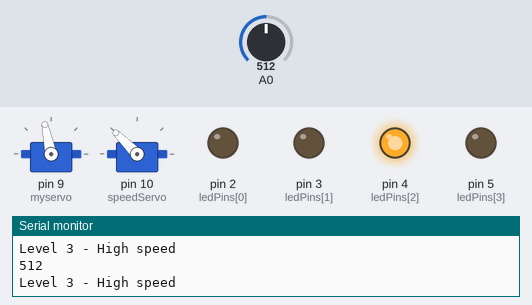
A sketch run on a simulated Arduino Uno, built with avr-gcc and run on an emulated ATmega328P. Shown: 2 × servo, output pins drawn as LEDs (lit = HIGH), the last lines printed to the serial monitor. Inputs (shaded band) come from the test bench; at power-on: A0 = 512.

Above: at 3.3 s.
3.4 s: A0 set to 987
At 5.34 s:
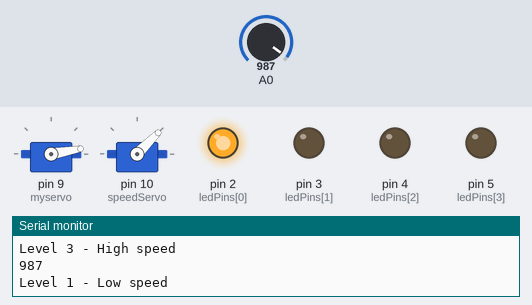
7.5 s: A0 set to 1011
11.0 s: A0 set to 790
At 12.85 s:
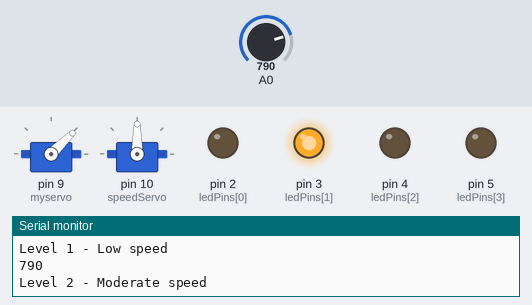
15.1 s: A0 set to 1010
At 17.5 s:
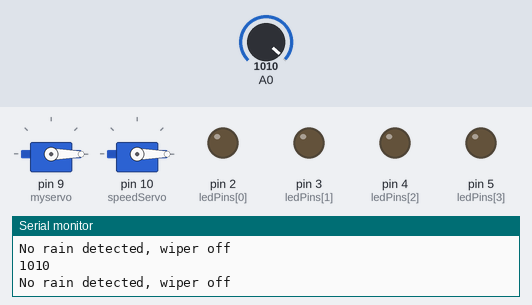
18.5 s: A0 set to 450
At 18.72 s:
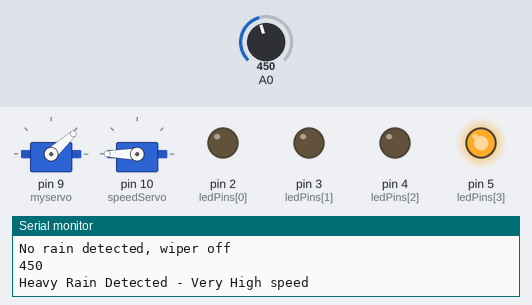
22.0 s: A0 set to 470
At 23.25 s:
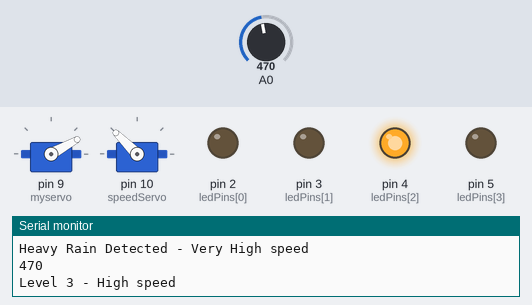
Timing chart, 0 to 26.8 s (numbered marks = the images above; inputs shaded):
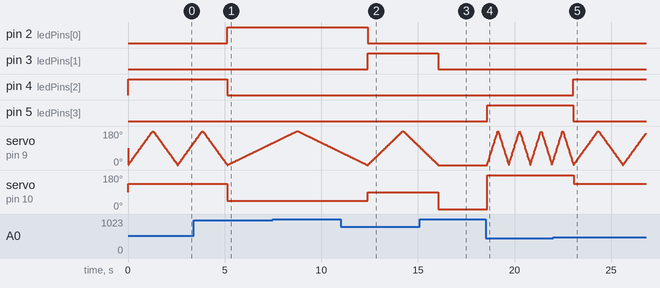

The sketch:

RainsensorWithbonus.ino
```cpp
#include <Servo.h>


Servo myservo;
Servo speedServo;

int i = 0;

const int ledPins[4] = {2, 3, 4, 5};

void setup() {
  Serial.begin(9600);
    myservo.attach(9);
  speedServo.attach(10);
  for (int i = 0; i < 4; i++) {
    pinMode(ledPins[i], OUTPUT);
    digitalWrite(ledPins[i], LOW);
  }
}

void updateSpeedIndicator(int angle, int ledIndex) {
  speedServo.write(angle);
  for (int i = 0; i < 4; i++) {
    if (ledIndex == i) {
      digitalWrite(ledPins[i], HIGH);
    } else {
      digitalWrite(ledPins[i], LOW);
    }
  }
    if (ledIndex < 0) {
    for (int i = 0; i < 4; i++) {
      digitalWrite(ledPins[i], LOW);
    }
  }
}

void loop() {
  int reqSenVal = analogRead(A0);
  Serial.println(reqSenVal);
  delay(1);
  if (reqSenVal > 1000) {
    Serial.println("No rain detected, wiper off");
    updateSpeedIndicator(0, -1);
    myservo.write(0);
    delay(5);
  }
  else if (reqSenVal <= 1000 && reqSenVal > 800) {
    Serial.println("Level 1 - Low speed");
    updateSpeedIndicator(45, 0);
    for (i = 0; i <= 180; i++) {
      myservo.write(i);
      delay(20);
    }
    delay(1);
    for (i = 180; i >= 0; i--) {
      myservo.write(i);
      delay(20);
    }
  }
  else if (reqSenVal <= 800 && reqSenVal > 600) {
    Serial.println("Level 2 - Moderate speed");
    updateSpeedIndicator(90, 1);
    for (i = 0; i <= 180; i++) {
      myservo.write(i);
      delay(10);
    }
    delay(1);
    for (i = 180; i >= 0; i--) {
      myservo.write(i);
      delay(10);
    }
  }
  else if (reqSenVal <= 600 && reqSenVal > 460) {
    Serial.println("Level 3 - High speed");
    updateSpeedIndicator(135, 2);
    for (i = 0; i <= 180; i++) {
      myservo.write(i);
      delay(7);
    }
    delay(1);
    for (i = 180; i >= 0; i--) {
      myservo.write(i);
      delay(7);
    }
  }
  else {
    Serial.println("Heavy Rain Detected - Very High speed");
    updateSpeedIndicator(180, 3);
    for (i = 0; i <= 180; i++) {
      myservo.write(i);
      delay(3);
    }
    delay(1);
    for (i = 180; i >= 0; i--) {
      myservo.write(i);
      delay(3);
    }
  }
}
```

Measured:
- after the input at 3.4 s, pin 2 (ledPins[0]): LOW → HIGH after 1.7 s; pin 4 (ledPins[2]): HIGH → LOW after 1.7 s; servo on pin 10 (speedServo): 135° → 45° after 1.7 s
- after the input at 11.0 s, pin 3 (ledPins[1]): LOW → HIGH after 1.4 s; servo on pin 10 (speedServo): 45° → 90° after 1.4 s
- after the input at 15.1 s, pin 3 (ledPins[1]): HIGH → LOW after 0.95 s; servo on pin 9 (myservo): goes on until 16.0 s, then stays 0°; servo on pin 10 (speedServo): 90° → 0° after 0.95 s
- after the input at 22.0 s, pin 4 (ledPins[2]): LOW → HIGH after 1.0 s; pin 5 (ledPins[3]): HIGH → LOW after 1.0 s; servo on pin 10 (speedServo): 180° → 135° after 1.1 s
